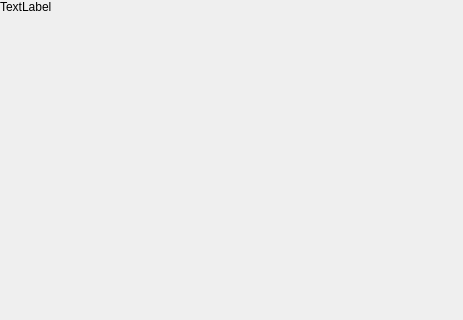
<?xml version="1.0" encoding="UTF-8"?>
<ui version="4.0">
 <class>Form</class>
 <widget class="QWidget" name="Form">
  <property name="geometry">
   <rect>
    <x>0</x>
    <y>0</y>
    <width>463</width>
    <height>320</height>
   </rect>
  </property>
  <property name="windowTitle">
   <string>Form</string>
  </property>
  <layout class="QGridLayout" name="gridLayout">
   <property name="margin">
    <number>0</number>
   </property>
   <item row="0" column="0">
    <widget class="QLabel" name="lb_content">
     <property name="text">
      <string>TextLabel</string>
     </property>
     <property name="alignment">
      <set>Qt::AlignLeading|Qt::AlignLeft|Qt::AlignTop</set>
     </property>
     <property name="wordWrap">
      <bool>true</bool>
     </property>
    </widget>
   </item>
  </layout>
 </widget>
 <resources/>
 <connections/>
</ui>
